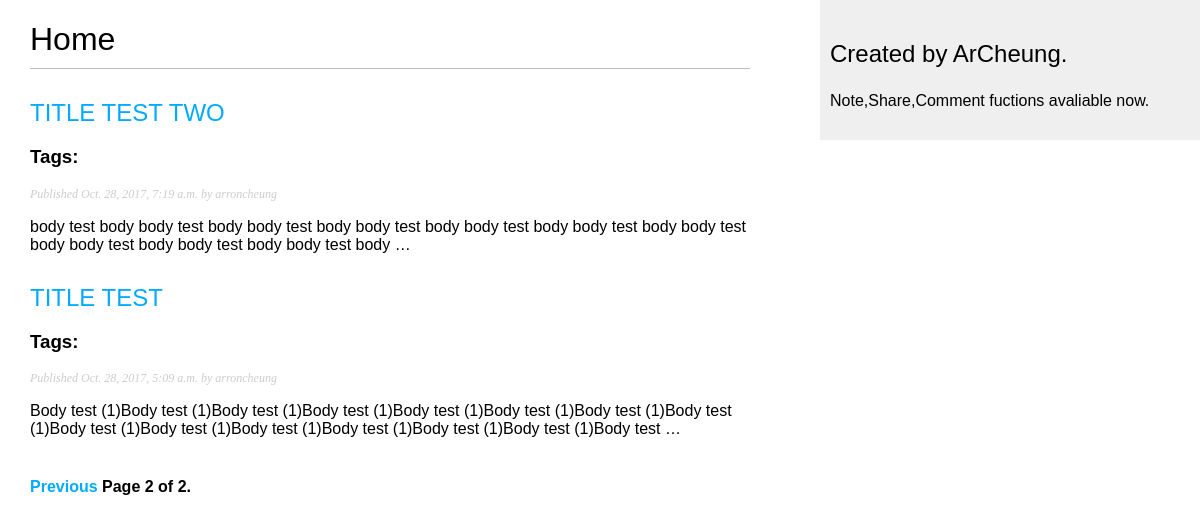
Screenshot of /blog/?page=2 with the database file from the repository.
### blog/models.py (models this page shows, shortened)
class Post(models.Model):
	STATUS_CHOICES = (
		('draft','Draft'),
		('published','Published'),
	)
	title = models.CharField(max_length=250)
	slug = models.SlugField(max_length=250,
							unique_for_date='publish')
	auther = models.ForeignKey(User,related_name='blog_posts')
	body = models.TextField()
	publish = models.DateTimeField(default=timezone.now)
	created = models.DateTimeField(auto_now_add=True)
	updated = models.DateTimeField(auto_now=True)
	status = models.CharField(max_length=10,
								choices=STATUS_CHOICES,
								default='draft')
	tags = TaggableManager()
	objects = models.Manager()
	published = PublishedManager()
	class Meta:
		ordering = ('-publish',)
	def get_absolute_url(self):
		return reverse('blog:post_detail',
						args=[self.publish.year,
							  self.publish.strftime('%m'),
							  self.publish.strftime('%d'),
							  self.slug])

### blog/views.py (the view)
# urls.py: url(r'^tag/(?P<tag_slug>[-\w]+)/$',views.post_list,name='post_list_by_tag')
def post_list(request,tag_slug=None):
	object_list = Post.published.all()
	tag = None
	if tag_slug:
		tag = get_object_or_404(Tag,slug=tag_slug)
		object_list = object_list.filter(tags__in=[tag])
	paginator = Paginator(object_list,3)
	page = request.GET.get('page')
	try:
		posts = paginator.page(page)
	except PageNotAnInteger:
		posts = paginator.page(1)
	except EmptyPage:
		posts = paginator.page(paginator.num_pages)
	return render(request,
					'blog/post/list.html',
					{'page':page,
					'posts':posts,
					'tag':tag}
					)

### blog/models.py (called while the page is built)
	def get_queryset(self):
		return super(PublishedManager,
					self).get_queryset()\
						.filter(status='published')

### blog/templates/blog/post/list.html (shortened to what this page needs)
{% extends "blog/base.html" %}
{% block content %}
  <h1>Home</h1>
   {% for post in posts %}
    <h2>
     <a href="{{ post.get_absolute_url }}">
       {{ post.title}}
     </a>
     <h3><p class="tags">Tags:
     </p></h3>
    </h2>
    <p class="date">
      Published {{ post.publish }} by {{ post.auther }}
    </p>
     {{ post.body|truncatewords:30|linebreaks }}
    {% endfor %}
    {% include "blog/pagination.html" with page=posts %}
{% endblock %}

### blog/static/css/blog.css (style rules this page uses)
body { margin:0; padding:0; font-family:helvetica, sans-serif; }
a { color:#00abff; text-decoration:none; }
h1 { font-weight:normal; border-bottom:1px solid #bbb; padding:0 0 10px 0; }
h2 { font-weight:normal; margin:30px 0 0; }
p.date { color:#ccc; font-family: georgia, serif; font-size: 12px; font-style: italic; }

### rows the page displays
Post: title "TITLE TEST TWO", publish "Oct. 28, 2017, 7:19 a.m.", auther "arroncheung", body "body test body body test body body test body body test body body test body body test body body test body body test body body test body body test body …"
Post: title "TITLE TEST", publish "Oct. 28, 2017, 5:09 a.m.", auther "arroncheung", body "Body test (1)Body test (1)Body test (1)Body test (1)Body test (1)Body test (1)Body test (1)Body test (1)Body test (1)Body test (1)Body test (1)Body test (1)Body test (1)Body test (1)Body test …"

### other values shown
{{ page.number }} "2"
{{ page.paginator.num_pages }} "2"
